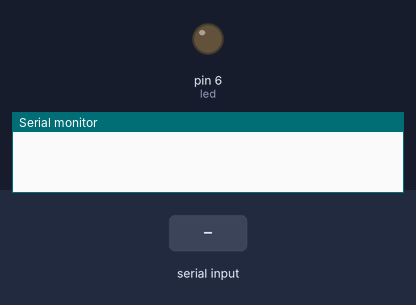
Recording of a sketch running on a simulated Arduino Uno, built with avr-gcc and run on an emulated ATmega328P. Parts: output pins drawn as LEDs (lit = HIGH), the last lines printed to the serial monitor. The test bench sets the inputs (shaded band).

Above: at 1.2 s.
1.3 s: "1" received over Serial
At 2.0 s:
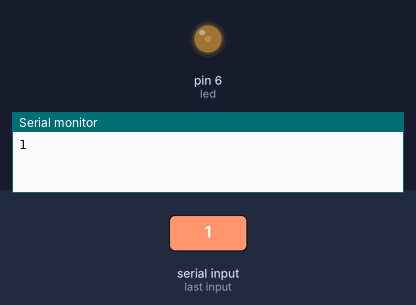
2.8 s: "2" received over Serial
At 3.1 s:
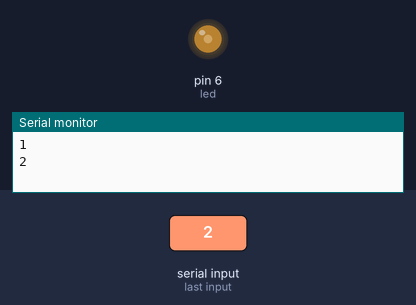
4.3 s: "3" received over Serial
At 5.5 s:
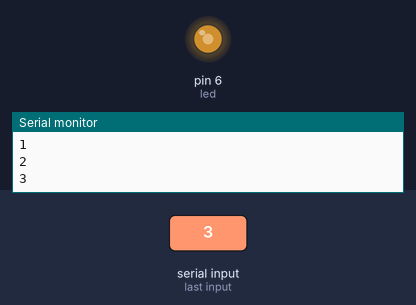
5.8 s: "4" received over Serial
At 6.6 s:
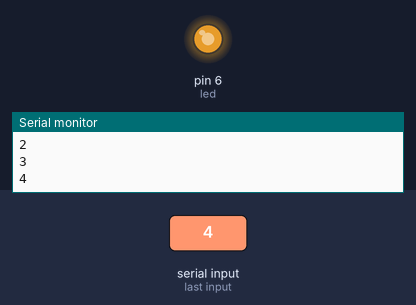
Timing chart, 0 to 8.3 s (numbered marks = the images above; inputs shaded):
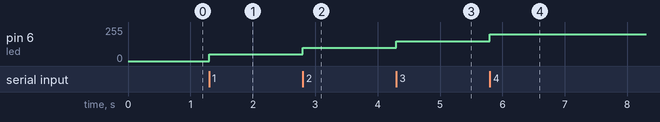

Measured:
- after the input at 1.3 s, pin 6 (led): 0/255 → 50/255 at once
- after the input at 2.8 s, pin 6 (led): 50/255 → 100/255 at once
- after the input at 4.3 s, pin 6 (led): 100/255 → 150/255 at once
- after the input at 5.8 s, pin 6 (led): 150/255 → 200/255 at once

The sketch:

serial_read_led.ino
```cpp
const int led = 6;

void setup() {
  Serial.begin(115200);
  pinMode(led, OUTPUT);
}

void loop() {
  if(Serial.available()){
    char ch = Serial.read();
    Serial.println(ch);

    if(ch == '0'){
      analogWrite(led, 0);
    }
    if(ch == '1'){
      analogWrite(led, 50*1);
    }
    if(ch == '2'){
      analogWrite(led, 50*2);
    }
    if(ch == '3'){
      analogWrite(led, 50*3);
    }
    if(ch == '4'){
      analogWrite(led, 50*4);
    }
    if(ch == '5'){
      analogWrite(led, 50*5);
    }
  }
}
```
